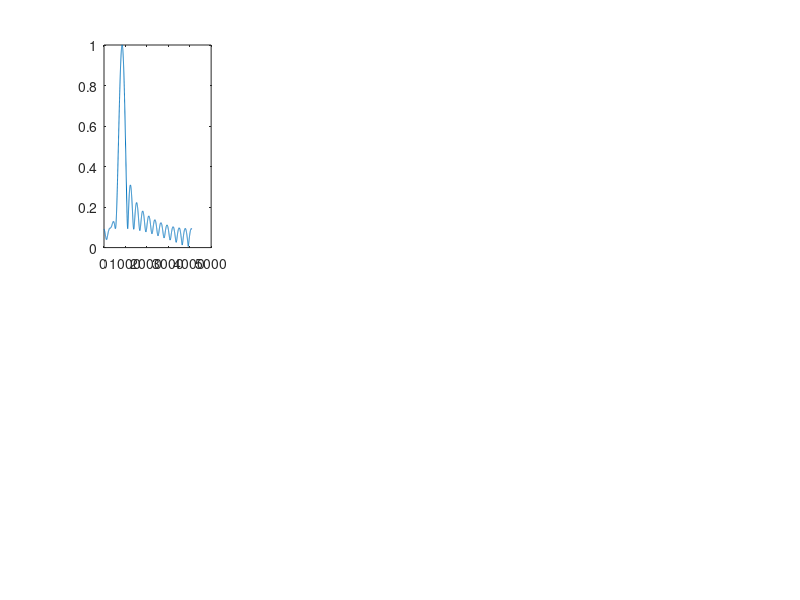

Source code (MATLAB): (Note: this script raises an error after producing the figure.)
%% 直接型多相滤波器的实现
% 使用系数矩阵的方式实现多相滤波
% 系数被量化后进行滤波，多个过程都使用到了量化

clc; clear; close;

%% 生成信号
fs = 1000;
f1 = 50;
f2 = 150;
N = 128;
t = (1:N)/fs;
signal = cos(2*pi*f1.*t);
exp_carrier = exp(-1j*2*pi*f2.*t);
cplx_signal = signal .* exp_carrier;
% cplx_signal = signal;

%% 生成滤波器
h_n = 32;
h = fir1(h_n-1, 0.2, 'low');
% fvtool(h);

%% 量化
channel_num = 8;
Q = 16;
% 数据量化
signal_real = real(cplx_signal);
quan_signal_real = floor(signal_real*(2^(Q-1)-1));
signal_imag = imag(cplx_signal);
quan_signal_imag = floor(signal_imag*(2^(Q-1)-1));
quan_signal = quan_signal_real + 1j * quan_signal_imag;

% 滤波器量化
quan_h = floor(h*(2^(Q-1)-1));

% 旋转矩阵量化
for ii = 1:channel_num
    for jj = 1:channel_num
        item = exp(-1j*2*pi/channel_num)^(-(ii-1)*(jj-1));
        item_real = real(item);
        quan_item_real = floor(item_real*(2^(Q-1)-1));
        item_imag = imag(item);
        quan_item_imag = floor(item_imag*(2^(Q-1)-1));
        quan_D(ii, jj) = quan_item_real + 1j * quan_item_imag;
    end
end

%% 多相滤波
poly_signal = reshape(quan_signal, channel_num, []);
poly_signal = flipud(poly_signal);
poly_h = reshape(quan_h, channel_num, []);
for ii = 1:channel_num
    after_poly_y(ii, :) = filter(poly_h(ii, :), 1, poly_signal(ii, :));
end

% 线性组合
poly_y = quan_D * after_poly_y;

% 滤波结果绘图
figure();
for ii = 1:channel_num
    F_poly_y = abs(fft(poly_y(ii, :), 4096));
    norm_F_poly_y = F_poly_y / max(F_poly_y);
    subplot(2,4,ii); plot(norm_F_poly_y); title(string(ii));
end

%% 数据写出
% 系数矩阵数据写出
fid = fopen('dft_d_mtx.txt','w');
fprintf(fid, '%s_%s', dec2hex(quan_item_real, 8), dec2hex(quan_item_imag, 8));
        fprintf(fid, ' ');
fprintf(fid, '\r\n');
fclose(fid);

% 滤波器数据
fid = fopen('D:/Code/Proj/filter_FPGA/PP/rtl/ppf_v2/src/ch0_h_hex.txt','w');
din = poly_h(1, :);
for ii = 1:length(din)
    fprintf(fid, '%s', dec2hex(din(ii), 4));
    fprintf(fid, '\r\n');
end
fclose(fid);

fid = fopen('D:/Code/Proj/filter_FPGA/PP/rtl/ppf_v2/src/ch1_h_hex.txt','w');
din = poly_h(2, :);
for ii = 1:length(din)
    fprintf(fid, '%s', dec2hex(din(ii), 4));
    fprintf(fid, '\r\n');
end
fclose(fid);

fid = fopen('D:/Code/Proj/filter_FPGA/PP/rtl/ppf_v2/src/ch2_h_hex.txt','w');
din = poly_h(3, :);
for ii = 1:length(din)
    fprintf(fid, '%s', dec2hex(din(ii), 4));
    fprintf(fid, '\r\n');
end
fclose(fid);

fid = fopen('D:/Code/Proj/filter_FPGA/PP/rtl/ppf_v2/src/ch3_h_hex.txt','w');
din = poly_h(4, :);
for ii = 1:length(din)
    fprintf(fid, '%s', dec2hex(din(ii), 4));
    fprintf(fid, '\r\n');
end
fclose(fid);

fid = fopen('D:/Code/Proj/filter_FPGA/PP/rtl/ppf_v2/src/ch4_h_hex.txt','w');
din = poly_h(5, :);
for ii = 1:length(din)
    fprintf(fid, '%s', dec2hex(din(ii), 4));
    fprintf(fid, '\r\n');
end
fclose(fid);

fid = fopen('D:/Code/Proj/filter_FPGA/PP/rtl/ppf_v2/src/ch5_h_hex.txt','w');
din = poly_h(6, :);
for ii = 1:length(din)
    fprintf(fid, '%s', dec2hex(din(ii), 4));
    fprintf(fid, '\r\n');
end
fclose(fid);

fid = fopen('D:/Code/Proj/filter_FPGA/PP/rtl/ppf_v2/src/ch6_h_hex.txt','w');
din = poly_h(7, :);
for ii = 1:length(din)
    fprintf(fid, '%s', dec2hex(din(ii), 4));
    fprintf(fid, '\r\n');
end
fclose(fid);

fid = fopen('D:/Code/Proj/filter_FPGA/PP/rtl/ppf_v2/src/ch7_h_hex.txt','w');
din = poly_h(8, :);
for ii = 1:length(din)
    fprintf(fid, '%s', dec2hex(din(ii), 4));
    fprintf(fid, '\r\n');
end
fclose(fid);

% 信号数据
fid = fopen('D:/Code/Proj/filter_FPGA/PP/rtl/ppf_v2/src/ch0_signal_hex.txt','w');
din = poly_signal(1, :);
for ii = 1:length(din)
    fprintf(fid, '%s', dec2hex(real(din(ii)), 4));
    fprintf(fid, '%s', dec2hex(imag(din(ii)), 4));
    fprintf(fid, '\r\n');
end
fclose(fid);

fid = fopen('D:/Code/Proj/filter_FPGA/PP/rtl/ppf_v2/src/ch1_signal_hex.txt','w');
din = poly_signal(2, :);
for ii = 1:length(din)
    fprintf(fid, '%s', dec2hex(real(din(ii)), 4));
    fprintf(fid, '%s', dec2hex(imag(din(ii)), 4));
    fprintf(fid, '\r\n');
end
fclose(fid);

fid = fopen('D:/Code/Proj/filter_FPGA/PP/rtl/ppf_v2/src/ch2_signal_hex.txt','w');
din = poly_signal(3, :);
for ii = 1:length(din)
    fprintf(fid, '%s', dec2hex(real(din(ii)), 4));
    fprintf(fid, '%s', dec2hex(imag(din(ii)), 4));
    fprintf(fid, '\r\n');
end
fclose(fid);

fid = fopen('D:/Code/Proj/filter_FPGA/PP/rtl/ppf_v2/src/ch3_signal_hex.txt','w');
din = poly_signal(4, :);
for ii = 1:length(din)
    fprintf(fid, '%s', dec2hex(real(din(ii)), 4));
    fprintf(fid, '%s', dec2hex(imag(din(ii)), 4));
    fprintf(fid, '\r\n');
end
fclose(fid);

fid = fopen('D:/Code/Proj/filter_FPGA/PP/rtl/ppf_v2/src/ch4_signal_hex.txt','w');
din = poly_signal(5, :);
for ii = 1:length(din)
    fprintf(fid, '%s', dec2hex(real(din(ii)), 4));
    fprintf(fid, '%s', dec2hex(imag(din(ii)), 4));
    fprintf(fid, '\r\n');
end
fclose(fid);

fid = fopen('D:/Code/Proj/filter_FPGA/PP/rtl/ppf_v2/src/ch5_signal_hex.txt','w');
din = poly_signal(6, :);
for ii = 1:length(din)
    fprintf(fid, '%s', dec2hex(real(din(ii)), 4));
    fprintf(fid, '%s', dec2hex(imag(din(ii)), 4));
    fprintf(fid, '\r\n');
end
fclose(fid);

fid = fopen('D:/Code/Proj/filter_FPGA/PP/rtl/ppf_v2/src/ch6_signal_hex.txt','w');
din = poly_signal(7, :);
for ii = 1:length(din)
    fprintf(fid, '%s', dec2hex(real(din(ii)), 4));
    fprintf(fid, '%s', dec2hex(imag(din(ii)), 4));
    fprintf(fid, '\r\n');
end
fclose(fid);

fid = fopen('D:/Code/Proj/filter_FPGA/PP/rtl/ppf_v2/src/ch7_signal_hex.txt','w');
din = poly_signal(8, :);
for ii = 1:length(din)
    fprintf(fid, '%s', dec2hex(real(din(ii)), 4));
    fprintf(fid, '%s', dec2hex(imag(din(ii)), 4));
    fprintf(fid, '\r\n');
end
fclose(fid);